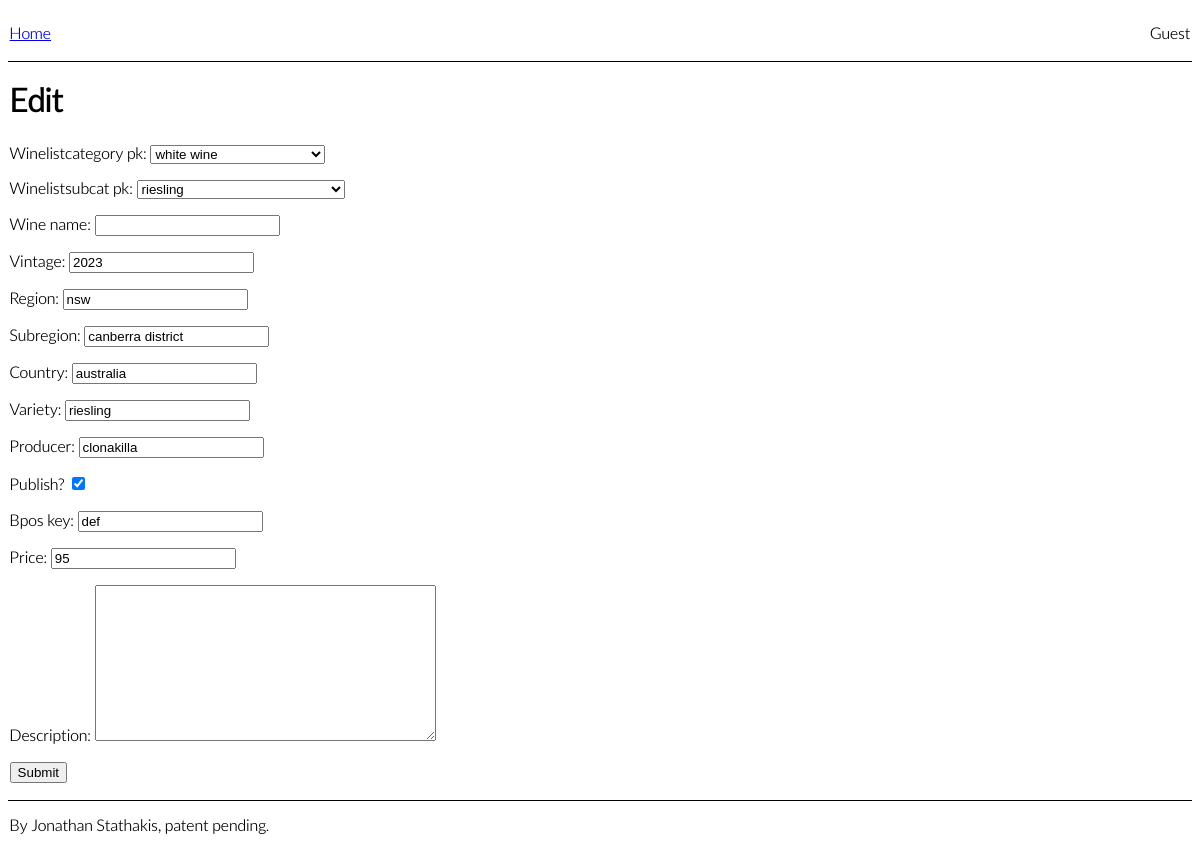
The app's page /update/2/ with its own data.
### wine_wiki/models.py (models this page shows, shortened)
class Wine(models.Model):
    winelistcategory_pk = models.ForeignKey(
        WineListCategory, on_delete=models.PROTECT, null=True
    )
    winelistsubcat_pk = models.ForeignKey(
        WineListSubCat, on_delete=models.PROTECT, null=True
    )
    wine_name = models.CharField(max_length=100, blank=True)
    vintage = models.CharField(max_length=4, blank=True)
    region = models.CharField(max_length=100, blank=True)
    subregion = models.CharField(max_length=100, blank=True)
    country = models.CharField(max_length=100, blank=True)
    variety = models.CharField(max_length=100, blank=True)
    producer = models.CharField(max_length=100, blank=True)
    is_published = models.BooleanField(default=False, verbose_name="Publish?")
    created_on = models.DateTimeField(auto_now_add=True)
    bpos_key = models.CharField(max_length=100, blank=True)
    price = models.IntegerField(blank=True)
    description = models.TextField(blank=True)
    """represents a wine wiki wine"""

### wine_wiki/views.py (the view)
# urls.py: path("update/<int:pk>/", view=views.WineUpdateView.as_view(), name="wine-update"),
class WineUpdateView(generic.UpdateView):
    model = Wine
    fields = "__all__"
    template_name = "wine_wiki/wine_update.html"

### wine_wiki/models.py (called while the page is built)
    def __str__(self):
        return str(self.category)

    def __str__(self):
        return str(self.subcategory)

### wine_wiki/templates/wine_wiki/wine_update.html (shortened to what this page needs)
{% extends 'wine_wiki/base.html' %} {% block content %}
<h1>Edit</h1>
<form method="POST">
    {{ form.as_p }}
    <input type="submit" name="submit" />
</form>
{% endblock %}

### records on screen
Wine: winelistcategory_pk "white wine", winelistsubcat_pk "riesling", vintage "2023", region "nsw", subregion "canberra district", country "australia", variety "riesling", producer "clonakilla", is_published "☑", bpos_key "def", price "95"

### other values on screen
{{ user.username|default:"Guest" }} "Guest"
